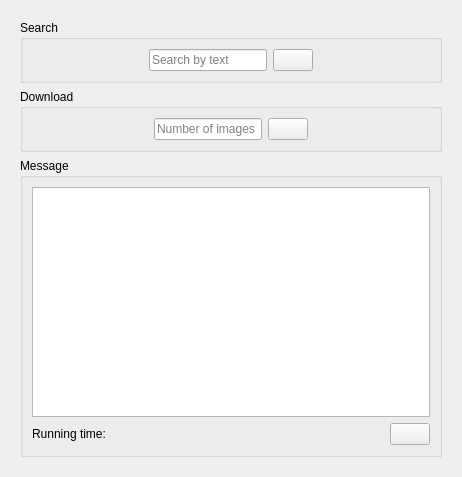
<?xml version="1.0" encoding="UTF-8"?>
<ui version="4.0">
 <class>Form</class>
 <widget class="QWidget" name="Form">
  <property name="enabled">
   <bool>true</bool>
  </property>
  <property name="geometry">
   <rect>
    <x>0</x>
    <y>0</y>
    <width>462</width>
    <height>477</height>
   </rect>
  </property>
  <property name="sizePolicy">
   <sizepolicy hsizetype="Preferred" vsizetype="Preferred">
    <horstretch>0</horstretch>
    <verstretch>0</verstretch>
   </sizepolicy>
  </property>
  <property name="minimumSize">
   <size>
    <width>462</width>
    <height>477</height>
   </size>
  </property>
  <property name="maximumSize">
   <size>
    <width>462</width>
    <height>477</height>
   </size>
  </property>
  <property name="windowTitle">
   <string>From Internet</string>
  </property>
  <layout class="QHBoxLayout" name="horizontalLayout_2">
   <item>
    <widget class="QWidget" name="widget_3" native="true">
     <layout class="QVBoxLayout" name="verticalLayout">
      <item>
       <widget class="QGroupBox" name="groupBox">
        <property name="title">
         <string>Search</string>
        </property>
        <layout class="QHBoxLayout" name="horizontalLayout">
         <item>
          <spacer name="horizontalSpacer">
           <property name="orientation">
            <enum>Qt::Horizontal</enum>
           </property>
           <property name="sizeHint" stdset="0">
            <size>
             <width>40</width>
             <height>20</height>
            </size>
           </property>
          </spacer>
         </item>
         <item>
          <widget class="QLineEdit" name="inputEdit">
           <property name="placeholderText">
            <string>Search by text</string>
           </property>
          </widget>
         </item>
         <item>
          <widget class="QPushButton" name="searchBtn">
           <property name="text">
            <string/>
           </property>
           <property name="icon">
            <iconset>
             <normaloff>../Element/search.png</normaloff>../Element/search.png</iconset>
           </property>
          </widget>
         </item>
         <item>
          <spacer name="horizontalSpacer_4">
           <property name="orientation">
            <enum>Qt::Horizontal</enum>
           </property>
           <property name="sizeHint" stdset="0">
            <size>
             <width>40</width>
             <height>20</height>
            </size>
           </property>
          </spacer>
         </item>
        </layout>
       </widget>
      </item>
      <item>
       <widget class="QGroupBox" name="groupBox_6">
        <property name="title">
         <string>Download</string>
        </property>
        <layout class="QHBoxLayout" name="horizontalLayout_4">
         <item>
          <spacer name="horizontalSpacer_2">
           <property name="orientation">
            <enum>Qt::Horizontal</enum>
           </property>
           <property name="sizeHint" stdset="0">
            <size>
             <width>40</width>
             <height>20</height>
            </size>
           </property>
          </spacer>
         </item>
         <item>
          <widget class="QLineEdit" name="numEdit">
           <property name="sizePolicy">
            <sizepolicy hsizetype="Fixed" vsizetype="Fixed">
             <horstretch>0</horstretch>
             <verstretch>0</verstretch>
            </sizepolicy>
           </property>
           <property name="placeholderText">
            <string>Number of images</string>
           </property>
           <property name="clearButtonEnabled">
            <bool>false</bool>
           </property>
          </widget>
         </item>
         <item>
          <widget class="QPushButton" name="downBtn">
           <property name="enabled">
            <bool>true</bool>
           </property>
           <property name="text">
            <string/>
           </property>
           <property name="icon">
            <iconset>
             <normaloff>../Element/download.png</normaloff>../Element/download.png</iconset>
           </property>
          </widget>
         </item>
         <item>
          <spacer name="horizontalSpacer_3">
           <property name="orientation">
            <enum>Qt::Horizontal</enum>
           </property>
           <property name="sizeHint" stdset="0">
            <size>
             <width>40</width>
             <height>20</height>
            </size>
           </property>
          </spacer>
         </item>
        </layout>
       </widget>
      </item>
      <item>
       <widget class="QGroupBox" name="groupBox_2">
        <property name="title">
         <string>Message</string>
        </property>
        <layout class="QGridLayout" name="gridLayout">
         <item row="1" column="2">
          <widget class="QPushButton" name="InternetHomeBtn">
           <property name="sizePolicy">
            <sizepolicy hsizetype="Fixed" vsizetype="Fixed">
             <horstretch>0</horstretch>
             <verstretch>0</verstretch>
            </sizepolicy>
           </property>
           <property name="text">
            <string/>
           </property>
           <property name="icon">
            <iconset>
             <normaloff>../Element/return.png</normaloff>../Element/return.png</iconset>
           </property>
          </widget>
         </item>
         <item row="1" column="0">
          <widget class="QLabel" name="timeLabel">
           <property name="text">
            <string>Running time: </string>
           </property>
          </widget>
         </item>
         <item row="0" column="0" colspan="3">
          <widget class="QTextEdit" name="textEdit">
           <property name="enabled">
            <bool>true</bool>
           </property>
           <property name="inputMethodHints">
            <set>Qt::ImhNone</set>
           </property>
           <property name="readOnly">
            <bool>true</bool>
           </property>
          </widget>
         </item>
         <item row="1" column="1">
          <spacer name="horizontalSpacer_5">
           <property name="orientation">
            <enum>Qt::Horizontal</enum>
           </property>
           <property name="sizeType">
            <enum>QSizePolicy::Fixed</enum>
           </property>
           <property name="sizeHint" stdset="0">
            <size>
             <width>40</width>
             <height>20</height>
            </size>
           </property>
          </spacer>
         </item>
        </layout>
       </widget>
      </item>
     </layout>
    </widget>
   </item>
  </layout>
 </widget>
 <resources/>
 <connections/>
</ui>
